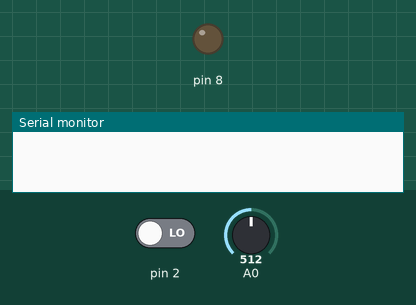
Simulated run of this sketch. Board: Arduino Uno, built with avr-gcc and run on an emulated ATmega328P. Parts: output pins drawn as LEDs (lit = HIGH), the last lines printed to the serial monitor. The inputs (shaded band) are chosen by the test bench; at power-on: pin 2 LOW, A0 = 512.

Above: at 5.8 s.
5.9 s: pin 2 driven HIGH
At 11.4 s:
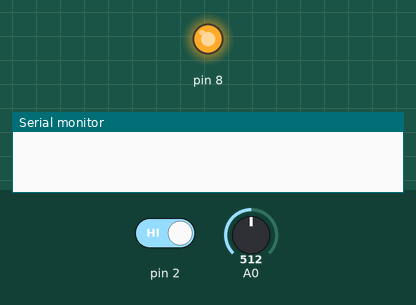
11.9 s: A0 set to 583
17.9 s: A0 set to 608
At 21.4 s:
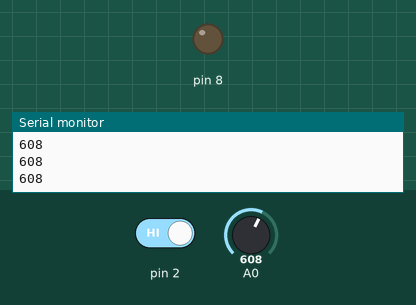
23.9 s: A0 set to 590
At 24.5 s:
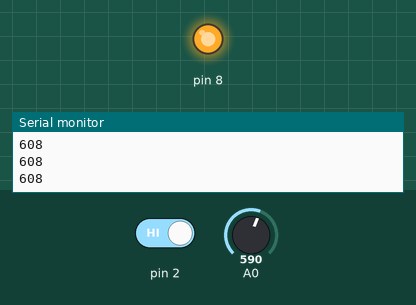
29.9 s: A0 set to 610
At 34.5 s:
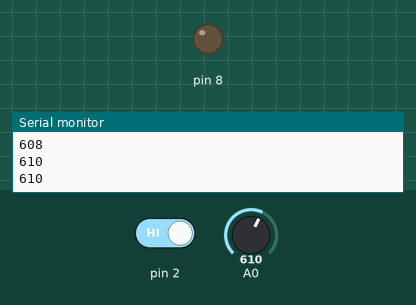
Timing chart, 0 to 36.0 s (numbered marks = the images above; inputs shaded):
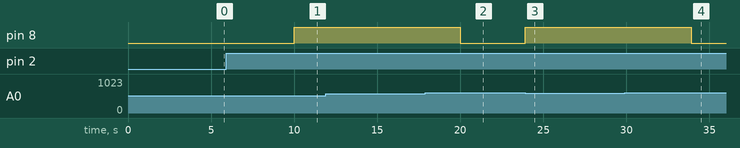

Measured:
- the behaviour switches between 599 and 600 on A0 (found by bisection; images 1 and 2)
- after the input at 5.9 s, pin 8: LOW → HIGH after 4.1 s
- after the input at 11.9 s, every drawn part: stays the same
- after the input at 17.9 s, pin 8: HIGH → LOW after 2.1 s
- after the input at 23.9 s, pin 8: LOW → HIGH at once
- after the input at 29.9 s, pin 8: HIGH → LOW after 4.0 s

The sketch:

_autom_tico_de_ilumina_o_de_garagem_com_arduino_iot_est_cio1.ino
```cpp
int LightSensorVal = 0;

int PIRSensorVal = 0;

int RelayOutputVal = 0;

void setup()
{
  pinMode(A0, INPUT);
  pinMode(2, INPUT);
  pinMode(8, OUTPUT);
  Serial.begin(9600);

}

void loop()
{
  LightSensorVal = analogRead(A0);
  PIRSensorVal = digitalRead(2);
  RelayOutputVal = 8;
  if (LightSensorVal < 600) {
    if (PIRSensorVal == HIGH) {
      digitalWrite(8, HIGH);
      delay(5000); // Wait for 5000 millisecond(s)
    } else {
      digitalWrite(8, LOW);
      delay(5000); // Wait for 5000 millisecond(s)
    }
  } else {
    digitalWrite(8, LOW);
    Serial.println(LightSensorVal);
    delay(300); // Wait for 300 millisecond(s)
  }
}
```
